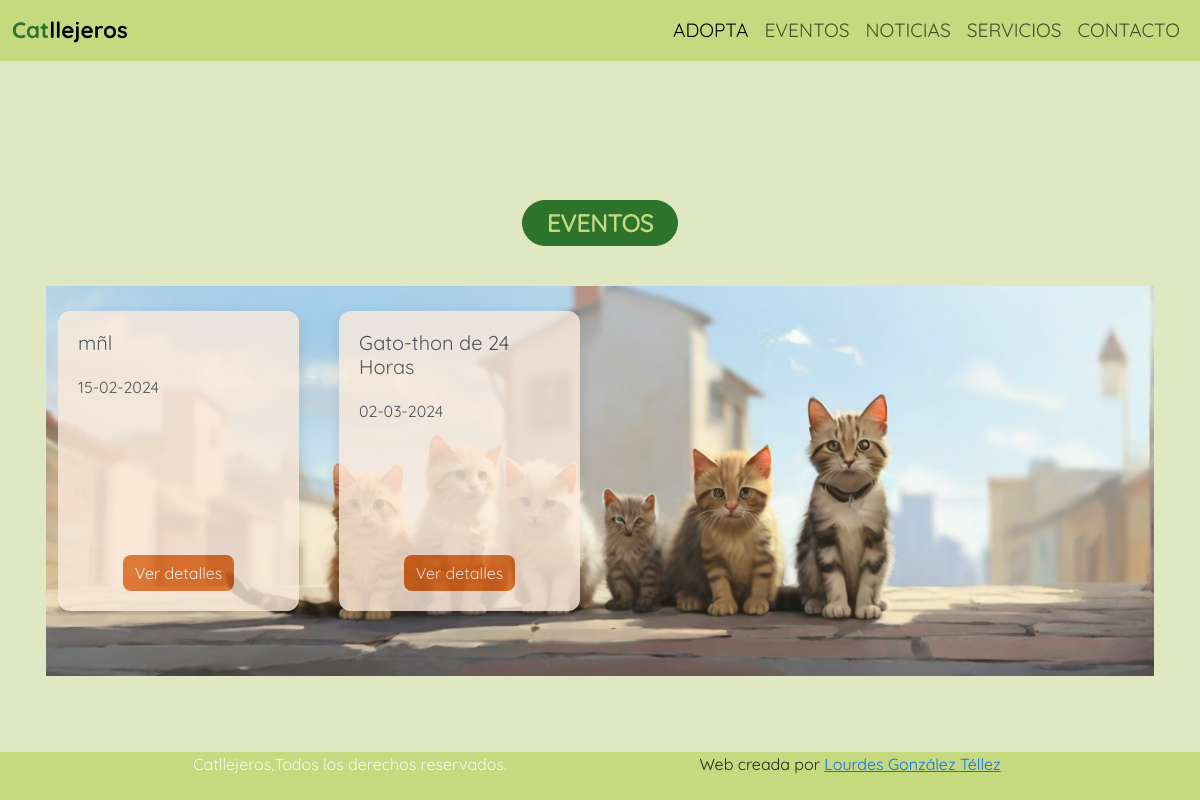
Page /event-details.php on the committed database.
### tables this page shows
CREATE TABLE `events` (
  `eventId` int(11) NOT NULL,
  `eventName` varchar(100) NOT NULL,
  `eventDate` date NOT NULL,
  `eventAddress` varchar(300) NOT NULL,
  `eventDescription` varchar(1000) NOT NULL,
  `eventImage_path` varchar(100) NOT NULL DEFAULT 'images\\imgDefault\\eventCat.jpg'
);

### events-section.php (the view)
<?php $sqlEvents=$connection->query("SELECT * FROM events ORDER BY eventId DESC"); ?>
<section id="events-section">
      <div class="container p-2 mt-4 mb-4">
          <div class="container p-2 mt-4 mb-4">
          <div class="text-center">
                      <small class="pill rounded-pill px-4 py-1">Eventos</small>
                  </div>
              <div class="container-fluid eventContainer py-6 my-6 mt-0 pb-4">
                  <ul class="events-cards">
                      <?php while ($dataEvents = $sqlEvents->fetch_object()) { ?>
                      <li class="eventCard">
                          <div>
                              <h3 class="card-title"><?=$dataEvents->eventName?></h3>
                              <div class="card-content">
                                  <p><?= (new DateTime($dataEvents->eventDate))->format('d-m-Y') ?></p>
                              </div>
                          </div>
                          <div class="card-link-wrapper">
                              <a href="event-details.php?id_oneEvent=<?= $dataEvents->eventId?>" class="card-link"
                                  name="btndetailsEvent" value="ok">Ver
                                  detalles</a>
                          </div>
                      </li>
                      <?php } ?>
                  </ul>
              </div>
          </div>
      </div>
  </section>

### styles/styles.css (style rules this page uses)
*, *::before, *::after { margin: 0; padding: 0; box-sizing: border-box; font-family: "Quicksand-Regular"; }
body { margin: 0; font-family: "Quicksand-Bold"; font-size: 1rem; font-weight: 400; line-height: 1.5; -webkit-text-size-adjust: 100%; -webkit-tap-highlight-color: rgba(0, 0, 0, 0) }
.pill { background-color: #2E732C; font-size: 1.5rem; font-weight: bold; text-transform: uppercase; border: solid 1px #2E732C; display: inline-block; margin: 40px 0px; color: #C5D97E; }
:root { --platinum: #e5e5e5; --white: #fff; --thumb: #edf2f4; }
.eventContainer { background-image: url('../images/imgWeb/catsback2.jpg'); background-size: cover; background-position: center; opacity: 0.9; }
.events-cards { display: flex; padding: 25px 0px; list-style: none; overflow-x: scroll; -ms-scroll-snap-type: x mandatory; scroll-snap-type: x mandatory; }
.eventCard { display: flex; flex-direction: column; flex: 0 0 100%; padding: 20px; border-radius: 12px; box-shadow: 0 5px 15px rgba(0, 0, 0, 15%); scroll-snap-align: start; transition: all 0.2s; height: 300px; background-color: #feeade; opacity: 0.8; }
.eventCard:not(:last-child) { margin-right: 10px; }
.eventCard .card-title { font-size: 20px; }
.eventCard .card-content { margin: 20px 0; max-width: 85%; }
.eventCard { display: flex; flex-direction: column; justify-content: space-between; position: relative; }
.card-link-wrapper { display: flex; justify-content: center; align-items: center; margin-top: auto; }
.eventCard .card-link { display: inline-block; text-decoration: none; color: white; background: #D95204; padding: 6px 12px; border-radius: 8px; }
@media (min-width: 500px) { .eventCard { flex-basis: calc(50% - 10px); } }
@media (min-width: 500px) { .eventCard:not(:last-child) { margin-right: 20px; } }
@media (min-width: 700px) { .eventCard { flex-basis: calc(calc(100% / 3) - 20px); } }
@media (min-width: 700px) { .eventCard:not(:last-child) { margin-right: 30px; } }
@media (min-width: 1100px) { .eventCard { flex-basis: calc(25% - 30px); } }
@media (min-width: 1100px) { .eventCard:not(:last-child) { margin-right: 40px; } }

### rows in the picture
events: eventName "mñl", eventDate "15-02-2024"
events: eventName "Gato-thon de 24 Horas", eventDate "02-03-2024"
